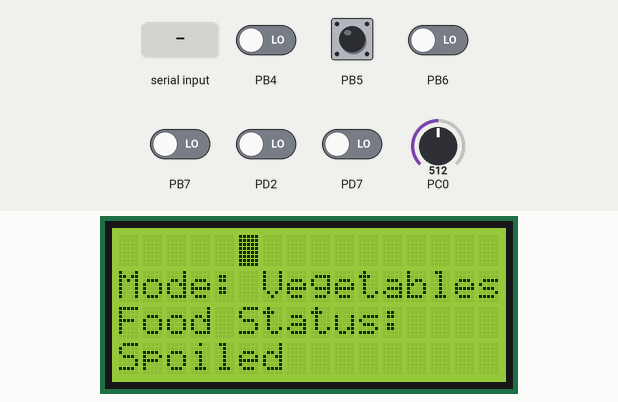
This program was run on a simulated ATmega328P, built with avr-gcc and emulated at 16 MHz. Shown: 16×4 character LCD. Wiring (inferred from the names in the program): character LCD (HD44780): RS PD6; R/W PD5; E PD4; data PB0, PB1, PB2, PB3. The test bench sets the inputs (shaded band); at power-on: PB5 HIGH, PB4, PB6, PB7, PD2, PD7 LOW, PC0 = 512.

Above: at 1.2 s.
1.3 s: PC0 set to 131
2.8 s: PC0 set to 114
At 3.1 s:
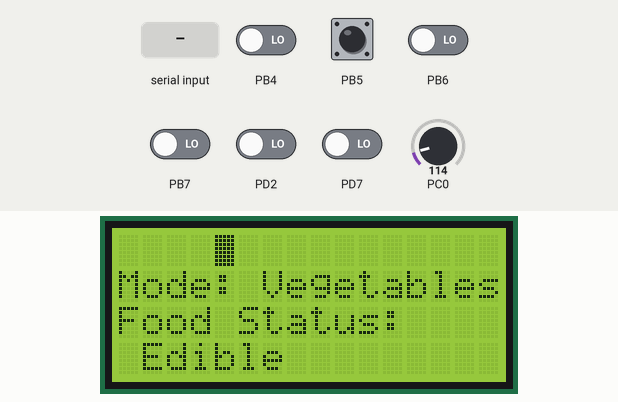
4.3 s: PD2 driven HIGH
At 5.3 s:
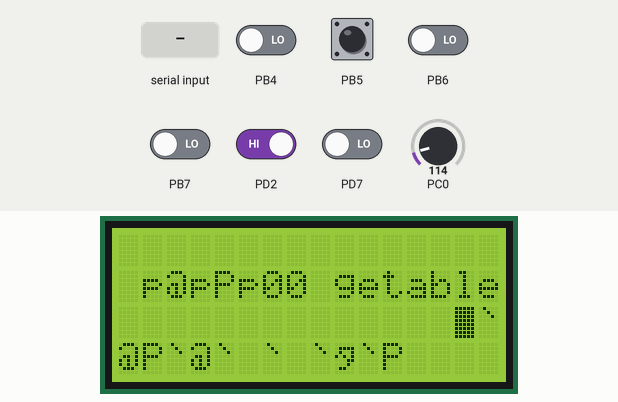
5.8 s: PD7 driven HIGH
At 6.6 s:
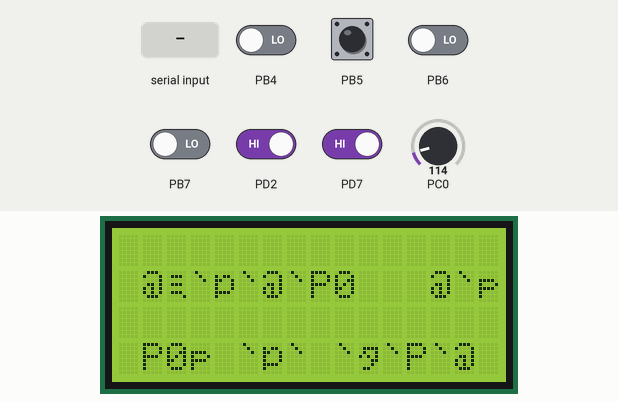
7.3 s: "90,45\n" received over Serial
At 7.9 s:
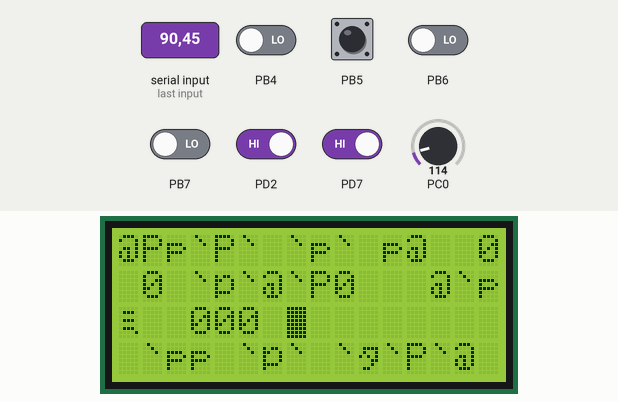
8.8 s: "%" received over Serial
At 10.1 s:
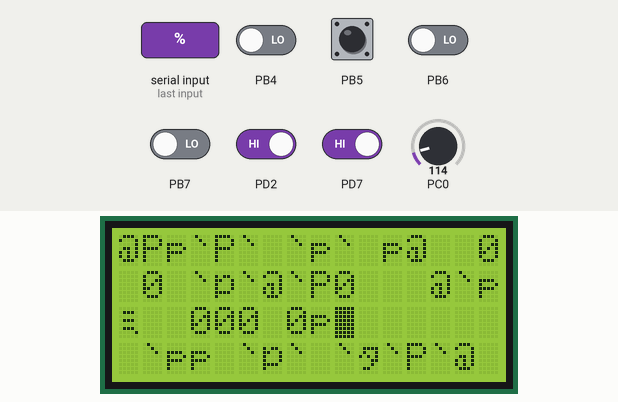
Timing chart, 0 to 11.3 s (numbered marks = the images above; inputs shaded):
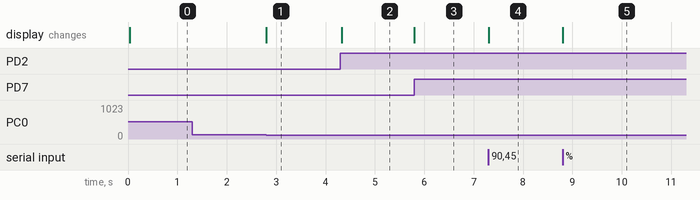

Measured:
- the behaviour switches between 121 and 120 on PC0 (found by bisection; images 0 and 1)
- after the input at 1.3 s, every drawn part: stays the same
- after the input at 2.8 s, the display: changes at once (image 1)
- after the input at 4.3 s, the display: changes at once (image 2)
- after the input at 5.8 s, the display: changes at once (image 3)
- after the input at 7.3 s, the display: changes at once (image 4)
- after the input at 8.8 s, the display: changes at once (image 5)

The program:

main.c
```c
#define F_CPU 16000000UL
#define BAUD 9600
#define UBRR_VALUE ((F_CPU/16/BAUD)-1)
#define BSIZE 128
#include <avr/interrupt.h>
#include <avr/io.h>
#include <string.h>
#include <util/delay.h>
#include <stdint.h>

volatile unsigned rxData;
volatile unsigned rxHumData;
volatile unsigned PreGasData =4;
volatile unsigned GasData = 5;
volatile unsigned PreHumRXData;
volatile unsigned ADC_value;
volatile unsigned Mode;
int i =0;
#include "lcd.h"
#include "lcd.c"
void action(void);

void initUSART(void)
{
	UBRR0H = (unsigned char)(UBRR_VALUE>>8);
	UBRR0L = (unsigned char)(UBRR_VALUE);
	UCSR0B = (1<<RXCIE0)|(1<<RXEN0)|(1<<TXEN0);
	UCSR0C = (3<<UCSZ00);
	sei();
}

unsigned char receiveUSART(void)
{
	while(!(UCSR0A & (1<<RXC0)));
	return UDR0;
}
void initADC(void)
{
	ADCSRA |= (1<<ADEN);
	ADCSRA |= 0B00000111;
	ADCSRA |= (1<<ADSC);
}
void ModeCheck(void)
{
	if (Mode == 1)
	{
		LCDWriteStringXY(0,1,"Mode: Fruits");
	}
	else
	{
		LCDWriteStringXY(0,1,"Mode: Vegetables");
	}
}
void Edible(void)
{
	LCDClear();
	ModeCheck();
	LCDWriteStringXY(0,2,"Food Status:");
	LCDWriteStringXY(1,3,"Edible                     ");
	PreHumRXData = rxHumData;
	PreGasData = GasData;
	PORTB |= 0B00010000;
	PORTB &= 0B00011111;
}
void Spoiled(void)
{
	LCDClear();
	ModeCheck();
	LCDWriteStringXY(0,2,"Food Status:");
	LCDWriteStringXY(0,3,"Spoiled                      ");
	PreHumRXData = rxHumData;
	PreGasData = GasData;
	PORTB |= 0B00100010;
	PORTB &= 0B00101111;
}

int main(void)
{
	EICRA |= 0x03;
	EIMSK |= 0x01;
	sei();

	initUSART();
	DDRB |= 0B00000010; // PORT B PIN 1 as output
	DDRB |= 0B00000100; // PORT B PIN 2 as output
	initADC();
	LCDInit(LS_BLINK);

	while(1)
	{
		if (i==4)
		{
			LCDWriteStringXY(13,0,"g");
			LCDFirstLine();
			LCDCur();
			LCDWriteStringXY(0,0,"Weight = ");
			//LCDLeftLine();
			i = 0;
		}
		/*int digit1s = 0;
		int digit10s = 0;
		int digit100s = 0;
		int digit1000s = 0;
		*/
		ADMUX = (ADMUX & 0xF0) | 0;
		ADMUX &= 0B00111111;
		ADCSRA |= (1<<ADSC);

		while (ADCSRA & (1<<ADSC));
		ADC_value = ADC;
		//LCDWriteInt(ADC_value,-1);
		//_delay_ms(1000);
		if (PIND & 0B10000000)
		{
			Mode = 1;
			//LCDWriteStringXY(0,1,"Mode: Fruits");
		}
		else
		{
			Mode = 2;
			//LCDWriteStringXY(0,1,"Mode: Vegetables");
		}
		if (Mode == 1)
		{
			//Fruit
			if(ADC_value>100)
			{
				GasData = 1;
			}
			else
			{
				GasData = 0;
			}
		}
		else
		{
			//veg
			if(ADC_value>120)
			{
				GasData = 3;
			}
			else
			{
				GasData = 2;
			}
		}

		//_delay_ms(50);
		//LCDWriteInt(rxData,-1);
		if (PreHumRXData != rxHumData || PreGasData != GasData)
		{
			if(GasData == 1 || GasData == 3)
			{
				Spoiled();
			}
			else
			{
				if (rxHumData == 1)
				{
					Spoiled();
				}
				else
				{
					Edible();
				}
			}
		}


		/*digit1s = ADC_value%10;
		digit10s = (ADC_value%100)/10;
		digit100s = (ADC_value%1000)/100;
		digit1000s = (ADC_value%10000)/1000;
		LCDHexDumpXY(0,3,digit1000s);
		LCDHexDumpXY(3,3,digit100s);
		LCDHexDumpXY(6,3,digit10s);
		LCDHexDumpXY(9,3,digit1s);*/
	}
	return 0;
}

void action(void)
{
	rxData = receiveUSART();
	//LCDWriteInt(rxData,-1);
	if (rxData < 65)
	{
		LCDWriteInt(rxData,1);
		i++;
		//LCDWriteStringXY(4,1,"gfsghdfhg");
	}
	else
	{
		if ((rxData == 65))
		{
			rxHumData = 1;
			//LCDHexDumpXY(1,2,rxData);
		}
		else
		{
			rxHumData = 0;
		}
	}
}
ISR (USART_RX_vect)
{
	action();
}
```

myutils.h
```c
#ifndef MYUTILS_H
 #define MYUTILS_H

 #define _CONCAT(a,b) a##b
 #define PORT(x) _CONCAT(PORT,x)
 #define PIN(x) _CONCAT(PIN,x)
 #define DDR(x) _CONCAT(DDR,x)

#endif
```

lcd.c
```c
#include <avr/io.h>
#include <inttypes.h>
#include <util/delay.h>

#include "lcd.h"

//Custom Charset support

#define LCD_DATA_PORT 	PORT(LCD_DATA)
#define LCD_E_PORT 		PORT(LCD_E)
#define LCD_RS_PORT 	PORT(LCD_RS)
#define LCD_RW_PORT 	PORT(LCD_RW)

#define LCD_DATA_DDR 	DDR(LCD_DATA)
#define LCD_E_DDR 		DDR(LCD_E)
#define LCD_RS_DDR 		DDR(LCD_RS)
#define LCD_RW_DDR 		DDR(LCD_RW)

#define LCD_DATA_PIN	PIN(LCD_DATA)

#define SET_E() (LCD_E_PORT|=(1<<LCD_E_POS))
#define SET_RS() (LCD_RS_PORT|=(1<<LCD_RS_POS))
#define SET_RW() (LCD_RW_PORT|=(1<<LCD_RW_POS))

#define CLEAR_E() (LCD_E_PORT&=(~(1<<LCD_E_POS)))
#define CLEAR_RS() (LCD_RS_PORT&=(~(1<<LCD_RS_POS)))
#define CLEAR_RW() (LCD_RW_PORT&=(~(1<<LCD_RW_POS)))

#ifdef LCD_TYPE_162
	#define LCD_TYPE_204
#endif

#ifdef LCD_TYPE_202
	#define LCD_TYPE_204
#endif


void LCDByte(uint8_t c,uint8_t isdata)
{
//Sends a byte to the LCD in 4bit mode
//cmd=0 for data
//cmd=1 for command


//NOTE: THIS FUNCTION RETURS ONLY WHEN LCD HAS PROCESSED THE COMMAND

uint8_t hn,ln;			//Nibbles
uint8_t temp;

hn=c>>4;
ln=(c & 0x0F);

if(isdata==0)
	CLEAR_RS();
else
	SET_RS();

_delay_us(0.500);		//tAS

SET_E();

//Send high nibble

temp=(LCD_DATA_PORT & (~(0X0F<<LCD_DATA_POS)))|((hn<<LCD_DATA_POS));
LCD_DATA_PORT=temp;

_delay_us(1);			//tEH

//Now data lines are stable pull E low for transmission

CLEAR_E();

_delay_us(1);

//Send the lower nibble
SET_E();

temp=(LCD_DATA_PORT & (~(0X0F<<LCD_DATA_POS)))|((ln<<LCD_DATA_POS));

LCD_DATA_PORT=temp;

_delay_us(1);			//tEH

//SEND

CLEAR_E();

_delay_us(1);			//tEL

LCDBusyLoop();
}

void LCDBusyLoop()
{
	//This function waits till lcd is BUSY

	uint8_t busy,status=0x00,temp;

	//Change Port to input type because we are reading data
	LCD_DATA_DDR&=(~(0x0f<<LCD_DATA_POS));

	//change LCD mode
	SET_RW();		//Read mode
	CLEAR_RS();		//Read status

	//Let the RW/RS lines stabilize

	_delay_us(0.5);		//tAS


	do
	{

		SET_E();

		//Wait tDA for data to become available
		_delay_us(0.5);

		status=(LCD_DATA_PIN>>LCD_DATA_POS);
		status=status<<4;

		_delay_us(0.5);

		//Pull E low
		CLEAR_E();
		_delay_us(1);	//tEL

		SET_E();
		_delay_us(0.5);

		temp=(LCD_DATA_PIN>>LCD_DATA_POS);
		temp&=0x0F;

		status=status|temp;

		busy=status & 0b10000000;

		_delay_us(0.5);
		CLEAR_E();
		_delay_us(1);	//tEL
	}while(busy);

	CLEAR_RW();		//write mode
	//Change Port to output
	LCD_DATA_DDR|=(0x0F<<LCD_DATA_POS);

}

void LCDInit(uint8_t style)
{
	/*****************************************************************

	This function Initializes the lcd module
	must be called before calling lcd related functions

	Arguments:
	style = LS_BLINK,LS_ULINE(can be "OR"ed for combination)
	LS_BLINK :The cursor is blinking type
	LS_ULINE :Cursor is "underline" type else "block" type

	*****************************************************************/

	//After power on Wait for LCD to Initialize
	_delay_ms(30);

	//Set IO Ports
	LCD_DATA_DDR|=(0x0F<<LCD_DATA_POS);
	LCD_E_DDR|=(1<<LCD_E_POS);
	LCD_RS_DDR|=(1<<LCD_RS_POS);
	LCD_RW_DDR|=(1<<LCD_RW_POS);

	LCD_DATA_PORT&=(~(0x0F<<LCD_DATA_POS));
	CLEAR_E();
	CLEAR_RW();
	CLEAR_RS();

	//Set 4-bit mode
	_delay_us(0.3);	//tAS

	SET_E();
	LCD_DATA_PORT|=((0b00000010)<<LCD_DATA_POS); //[B] To transfer 0b00100000 i was using LCD_DATA_PORT|=0b00100000
	_delay_us(1);
	CLEAR_E();
	_delay_us(1);

	//Wait for LCD to execute the Functionset Command
	LCDBusyLoop();                                    //[B] Forgot this delay

	//Now the LCD is in 4-bit mode

	LCDCmd(0b00001100|style);	//Display On
	LCDCmd(0b00101000);			//function set 4-bit,2 line 5x7 dot format


	LCDGotoXY(0,0);

}
void LCDWriteString(const char *msg)
{
	/*****************************************************************

	This function Writes a given string to lcd at the current cursor
	location.

	Arguments:
	msg: a null terminated string to print

	Their are 8 custom char in the LCD they can be defined using
	"LCD Custom Character Builder" PC Software.

	You can print custom character using the % symbol. For example
	to print custom char number 0 (which is a degree symbol), you
	need to write

		LCDWriteString("Temp is 30%0C");
		                          ^^
								  |----> %0 will be replaced by
								  		custom char 0.

	So it will be printed like.

		Temp is 30°C

	In the same way you can insert any syblom numbered 0-7


	*****************************************************************/
 while(*msg!='\0')
 {
 	//Custom Char Support
	if(*msg=='%')
	{
		msg++;
		int8_t cc=*msg-'0';

		if(cc>=0 && cc<=7)
		{
			LCDData(cc);
		}
		else
		{
			LCDData('%');
			LCDData(*msg);
		}
	}
	else
	{
		LCDData(*msg);
	}
	msg++;
 }
}

void LCDWriteInt(int val,unsigned int field_length)
{
	/***************************************************************
	This function writes a integer type value to LCD module

	Arguments:
	1)int val	: Value to print

	2)unsigned int field_length :total length of field in which the value is printed
	must be between 1-5 if it is -1 the field length is no of digits in the val

	****************************************************************/

	char str[5]={0,0,0,0,0};
	int i=4,j=0;
	while(val)
	{
	str[i]=val%10;
	val=val/10;
	i--;
	}
	if(field_length==-1)
		while(str[j]==0) j++;
	else
		j=5-field_length;

	if(val<0) LCDData('-');
	for(i=j;i<5;i++)
	{
	LCDData(48+str[i]);
	}
}
void LCDGotoXY(uint8_t x,uint8_t y)
{
 	if(x>=20) return;

	#ifdef LCD_TYPE_204

	switch(y)
	{
		case 0:
			break;
		case 1:
			x|=0b01000000;
			break;
		case 2:
			x+=0x14;
			break;
		case 3:
			x+=0x54;
			break;
	}

	#endif

	#ifdef LCD_TYPE_164
	switch(y)
	{
		case 0:
			break;
		case 1:
			x|=0b01000000;
			break;
		case 2:
			x+=0x10;
			break;
		case 3:
			x+=0x50;
			break;
	}

	#endif

	x|=0b10000000;
  	LCDCmd(x);
}


void LCDHexDumpXY(uint8_t x, uint8_t y,uint8_t d)
{
	LCDGotoXY(x,y);
	uint8_t byte = '0';
	(((d>>4)&0x0F)<=9) ? (byte='0'+((d>>4)&0x0F)) : (byte='A'+ ((d>>4)&0x0F)-0x0A);
	LCDByte(byte,1);
	LCDBusyLoop();

	((d&0x0F)<=9) ? (byte='0'+ (d&0x0F)) : (byte='A'+ (d&0x0F)-0x0A);
	LCDByte(byte,1);
	LCDBusyLoop();
}
```

lcd.h
```c
#include <avr/io.h>

#include <util/delay.h>

#include "myutils.h"

#ifndef _LCD_H
#define _LCD_H


#define LCD_DATA B			//Port PD0-PD3 are connected to D4-D7
#define LCD_DATA_POS 0

#define LCD_E D 			//Enable/strobe signal
#define LCD_E_POS PD4		//Position of enable in above port

#define LCD_RS D			//RS SIGNAL
#define LCD_RS_POS PD6

#define LCD_RW D			//RW SIGNAL
#define LCD_RW_POS PD5


//#define LCD_TYPE_202	//For 20 Chars by 2 lines

//#define LCD_TYPE_204	//For 20 Chars by 4 lines

//#define LCD_TYPE_162	//For 16 Chars by 2 lines

#define LCD_TYPE_164	//For 16 Chars by 4 lines


#define LS_BLINK 0x01
#define LS_ULINE 0x02
#define LS_NONE	 0B00000000


void LCDInit(uint8_t style);
void LCDWriteString(const char *msg);
void LCDWriteInt(int val,unsigned int field_length);
void LCDGotoXY(uint8_t x,uint8_t y);
void LCDHexDumpXY(uint8_t x, uint8_t y,uint8_t d);

//Low level
void LCDByte(uint8_t,uint8_t);
#define LCDCmd(c) (LCDByte(c,0))
#define LCDData(d) (LCDByte(d,1))

void LCDBusyLoop();


#define LCDClear() LCDCmd(0x01);
#define LCDHome() LCDCmd(0x02);
#define LCDFirstLine() LCDCmd(0x80);
#define LCDLeftLine() LCDCmd(0x10);
#define LCDCur() LCDCmd(0x0C);

#define LCDWriteStringXY(x,y,msg) {\
 LCDGotoXY(x,y);\
 LCDWriteString(msg);\
}

#define LCDWriteIntXY(x,y,val,fl) {\
 LCDGotoXY(x,y);\
 LCDWriteInt(val,fl);\
}

#endif
```
